Frame 1 (no input): blank canvas, image omitted
Frame 60 (the mouse pressed at the canvas centre just before this capture): blank canvas, image omitted
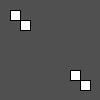
Frame 120 (the mouse held since frame 60 and released just before this capture)

The Processing sketch whose frames 1 and 60 were blank and that drew this single picture after the mouse press (run headless with seeded random() and noise(); from frame 60 on, the mouse is pressed at the canvas centre):

// Processing sketch: exercise_26_1
// ── exercise_26_1.pde
//Animate a shape to react when the mouse is pressed and when it is released
float gray = 0;
float s = 0;
void setup() {
   size(100, 100);
  
}

void draw() {
   background(gray);
   rect(10,10,s,s);
   rect (20,20,s,s);
   rect(90,90,-s,-s);// -s means the shape grows upwards rather than down
   rect (80,80,-s,-s);
   
}
   
void mousePressed() {
  gray += 80; 
  s += 10;// when the mouse is pressed the rectangle enlarges by 10
}
